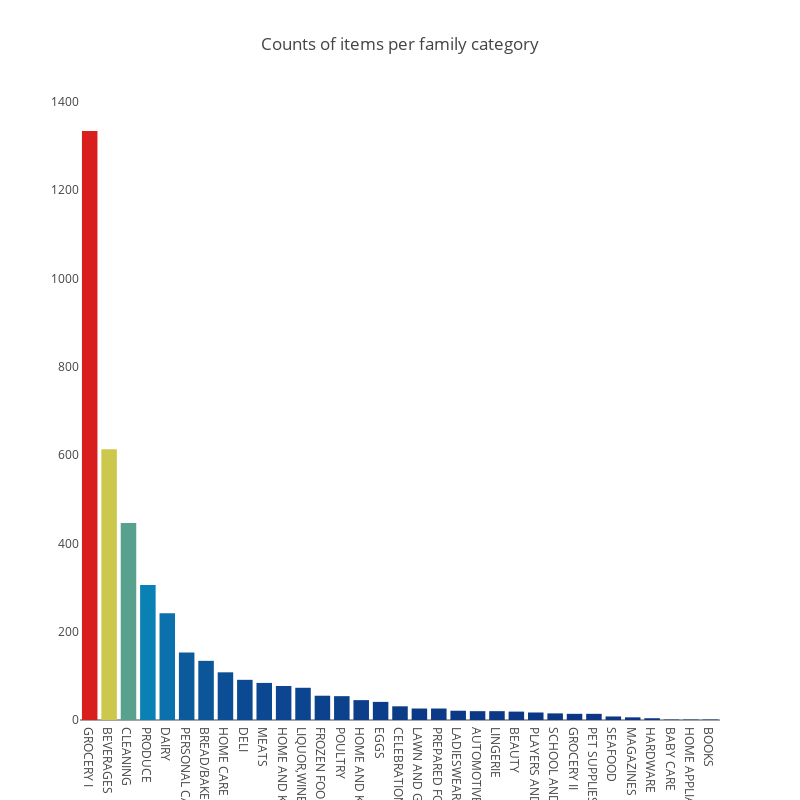

The notebook cell this image was saved under:
### Markdown cell above
### Items
There are 4100 items totally of 17 families and 337 classes.

### Code cell
items = pd.read_csv("input/items.csv")
trace2 = go.Bar(
    y=items.family.value_counts().values, 
    x=items.family.value_counts().index, 
    marker=dict(
        color=items.family.value_counts().values, 
        colorscale='Portland', 
        reversescale = False), 
    orientation='v',)

data = go.Data([trace2])
layout = dict(title='Counts of items per family category', 
              width = 800, height=800, 
              yaxis = dict(showgrid=False, showline=False, showticklabels=True,))

fig1=go.Figure(data=data, layout=layout)
py.iplot(fig1, filename='plots')

################################################################
HTML('''<script>
code_show=true; 
function code_toggle() {
 if (code_show){
 $('div.input').hide();
 } else {
 $('div.input').show();
 }
 code_show = !code_show
} 
$( document ).ready(code_toggle);
</script>
The raw code for this IPython notebook is by default hidden for easier reading.
To toggle on/off the raw code, click <a href="javascript:code_toggle()">here</a>.''')

### Figure 1 — Plotly figure (JSON) as saved in the notebook; plotly's stock layout.template omitted (floating-point values rounded to 4 significant figures)
{"data": [{"marker": {"color": [1334, 613, 446, 306, 242, 153, 134, 108, 91, 84, 77, 73, 55, 54, 45, 41, 31, 26, 26, 21, 20, 20, 19, 17, 15, 14, 14, 8, 6, 4, 1, 1, 1], "colorscale": "Portland", "reversescale": false}, "orientation": "v", "type": "bar", "x": ["GROCERY I", "BEVERAGES", "CLEANING", "PRODUCE", "DAIRY", "PERSONAL CARE", "BREAD/BAKERY", "HOME CARE", "DELI", "MEATS", "HOME AND KITCHEN I", "LIQUOR,WINE,BEER", "FROZEN FOODS", "POULTRY", "HOME AND KITCHEN II", "EGGS", "CELEBRATION", "LAWN AND GARDEN", "PREPARED FOODS", "LADIESWEAR", "AUTOMOTIVE", "LINGERIE", "BEAUTY", "PLAYERS AND ELECTRONICS", "SCHOOL AND OFFICE SUPPLIES", "GROCERY II", "PET SUPPLIES", "SEAFOOD", "MAGAZINES", "HARDWARE", "BABY CARE", "HOME APPLIANCES", "BOOKS"], "y": [1334, 613, 446, 306, 242, 153, 134, 108, 91, 84, 77, 73, 55, 54, 45, 41, 31, 26, 26, 21, 20, 20, 19, 17, 15, 14, 14, 8, 6, 4, 1, 1, 1]}], "layout": {"height": 800, "title": "Counts of items per family category", "width": 800, "yaxis": {"showgrid": false, "showline": false, "showticklabels": true}}}
